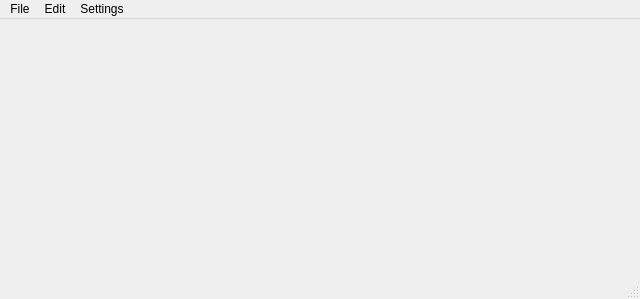
<?xml version="1.0" encoding="UTF-8"?>
<ui version="4.0">
 <class>MainWindow</class>
 <widget class="QMainWindow" name="MainWindow">
  <property name="geometry">
   <rect>
    <x>0</x>
    <y>0</y>
    <width>640</width>
    <height>299</height>
   </rect>
  </property>
  <property name="windowTitle">
   <string>MainWindow</string>
  </property>
  <widget class="QWidget" name="centralwidget">
   <widget class="QWidget" name="verticalLayoutWidget">
    <property name="geometry">
     <rect>
      <x>0</x>
      <y>0</y>
      <width>641</width>
      <height>461</height>
     </rect>
    </property>
    <layout class="QVBoxLayout" name="verticalLayout">
     <property name="leftMargin">
      <number>10</number>
     </property>
     <property name="rightMargin">
      <number>10</number>
     </property>
     <item>
      <layout class="QVBoxLayout" name="verticalLayout_2">
       <property name="sizeConstraint">
        <enum>QLayout::SizeConstraint::SetFixedSize</enum>
       </property>
      </layout>
     </item>
    </layout>
   </widget>
  </widget>
  <widget class="QMenuBar" name="menubar">
   <property name="geometry">
    <rect>
     <x>0</x>
     <y>0</y>
     <width>640</width>
     <height>17</height>
    </rect>
   </property>
   <widget class="QMenu" name="menuTest_Practise">
    <property name="title">
     <string>File</string>
    </property>
    <addaction name="actionFile_Edit"/>
    <addaction name="actionSave"/>
    <addaction name="actionEdit"/>
   </widget>
   <widget class="QMenu" name="menuSettings">
    <property name="title">
     <string>Edit</string>
    </property>
   </widget>
   <widget class="QMenu" name="menuSettings_2">
    <property name="title">
     <string>Settings</string>
    </property>
   </widget>
   <addaction name="menuTest_Practise"/>
   <addaction name="menuSettings"/>
   <addaction name="menuSettings_2"/>
  </widget>
  <widget class="QStatusBar" name="statusbar"/>
  <action name="actionFile_Edit">
   <property name="text">
    <string>File Edit</string>
   </property>
  </action>
  <action name="actionSave">
   <property name="text">
    <string>Save</string>
   </property>
  </action>
  <action name="actionEdit">
   <property name="text">
    <string>Edit</string>
   </property>
  </action>
 </widget>
 <resources/>
 <connections/>
</ui>
